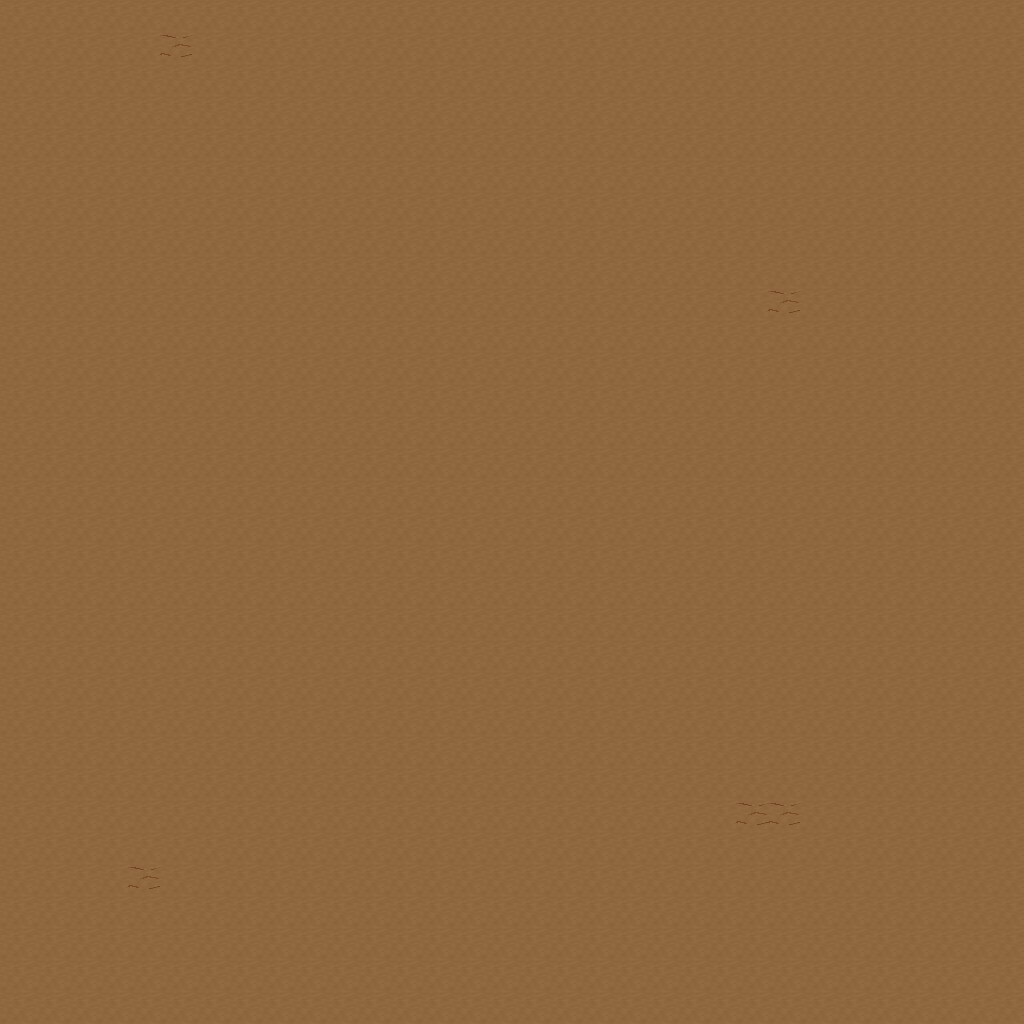

Tiled map render using the project's own tile images. Description and the map definition, with tile-layer contents summarised, below:
An orthogonal 32x32 tile map with 32x32 px tiles, 5 tile layers (Ground, Objects, Objects2, Above, ...), 1 hidden layer not drawn, 37 tilesets.

<map version="1.10" tiledversion="1.11.0" orientation="orthogonal" renderorder="right-down" width="32" height="32" tilewidth="32" tileheight="32" infinite="0" nextlayerid="11" nextobjectid="1">
 <tileset firstgid="1" name="ground_ground" tilewidth="32" tileheight="32" tilecount="33" columns="3">
  <image source="../drawable/ground_ground.png" width="96" height="352" />
 </tileset>
 <tileset firstgid="34" name="ground_ridge_earth_dark" tilewidth="32" tileheight="32" tilecount="96" columns="12">
  <image source="../drawable/ground_ridge_earth_dark.png" width="384" height="256" />
 </tileset>
 <tileset firstgid="130" name="logic_collision" tilewidth="32" tileheight="32" tilecount="1" columns="1">
  <image source="../drawable/logic_collision.png" width="32" height="32" />
 </tileset>
 <tileset firstgid="131" name="logic_portal" tilewidth="32" tileheight="32" tilecount="24" columns="8">
  <image source="../drawable/logic_portal.png" width="256" height="96" />
 </tileset>
 <tileset firstgid="155" name="building_fence_fence_chunky" tilewidth="32" tileheight="32" tilecount="21" columns="3">
  <image source="../drawable/building_fence_fence_chunky.png" width="96" height="224" />
 </tileset>
 <tileset firstgid="176" name="item_statue_girl_with_bird" tilewidth="32" tileheight="32" tilecount="12" columns="4">
  <image source="../drawable/item_statue_girl_with_bird.png" width="128" height="96" />
 </tileset>
 <tileset firstgid="188" name="plant_bush_hosta" tilewidth="32" tileheight="32" tilecount="9" columns="3">
  <image source="../drawable/plant_bush_hosta.png" width="96" height="96" />
 </tileset>
 <tileset firstgid="197" name="logic_item_sheepfood" tilewidth="32" tileheight="32" tilecount="1" columns="1">
  <image source="../drawable/logic_item_sheepfood.png" width="32" height="32" />
 </tileset>
 <tileset firstgid="198" name="ground_rock_rocks_3" tilewidth="32" tileheight="32" tilecount="16" columns="4">
  <image source="../drawable/ground_rock_rocks_3.png" width="128" height="128" />
 </tileset>
 <tileset firstgid="214" name="item_statue_crystal_statues" tilewidth="32" tileheight="32" tilecount="12" columns="6">
  <image source="../drawable/item_statue_crystal_statues.png" width="192" height="64" />
 </tileset>
 <tileset firstgid="226" name="plant_tree_maple_tree" tilewidth="32" tileheight="32" tilecount="72" columns="8">
  <image source="../drawable/plant_tree_maple_tree.png" width="256" height="288" />
 </tileset>
 <tileset firstgid="298" name="plant_stump_small_stump" tilewidth="32" tileheight="32" tilecount="4" columns="2">
  <image source="../drawable/plant_stump_small_stump.png" width="64" height="64" />
 </tileset>
 <tileset firstgid="302" name="item_statue_plants_potted_stone" tilewidth="32" tileheight="32" tilecount="6" columns="3">
  <image source="../drawable/item_statue_plants_potted_stone.png" width="96" height="64" />
 </tileset>
 <tileset firstgid="308" name="logic_creature_sheep" tilewidth="32" tileheight="32" tilecount="1" columns="1">
  <image source="../drawable/logic_creature_sheep.png" width="32" height="32" />
 </tileset>
 <tileset firstgid="309" name="furniture_chair_bench_white" tilewidth="32" tileheight="32" tilecount="8" columns="2">
  <image source="../drawable/furniture_chair_bench_white.png" width="64" height="128" />
 </tileset>
 <tileset firstgid="317" name="furniture_sink_dark_side_on" tilewidth="32" tileheight="32" tilecount="6" columns="3">
  <image source="../drawable/furniture_sink_dark_side_on.png" width="96" height="64" />
 </tileset>
 <tileset firstgid="323" name="object_birds" tilewidth="32" tileheight="32" tilecount="4" columns="2">
  <image source="../drawable/object_birds.png" width="64" height="64" />
 </tileset>
 <tileset firstgid="327" name="logic_creature_animal" tilewidth="32" tileheight="32" tilecount="32" columns="8">
  <image source="../drawable/logic_creature_animal.png" width="256" height="128" />
 </tileset>
 <tileset firstgid="359" name="ground_earth_edges" tilewidth="32" tileheight="32" tilecount="18" columns="6">
  <image source="../drawable/ground_earth_edges.png" width="192" height="96" />
 </tileset>
 <tileset firstgid="377" name="ground_grass_corners" tilewidth="32" tileheight="32" tilecount="24" columns="6">
  <image source="../drawable/ground_grass_corners.png" width="192" height="128" />
 </tileset>
 <tileset firstgid="401" name="building_stairs_stairs_grey" tilewidth="32" tileheight="32" tilecount="6" columns="3">
  <image source="../drawable/building_stairs_stairs_grey.png" width="96" height="64" />
 </tileset>
 <tileset firstgid="407" name="logic_creature_ent" tilewidth="32" tileheight="32" tilecount="4" columns="4">
  <image source="../drawable/logic_creature_ent.png" width="128" height="32" />
 </tileset>
 <tileset firstgid="411" name="plant_tree_pine_tree" tilewidth="32" tileheight="32" tilecount="20" columns="4">
  <image source="../drawable/plant_tree_pine_tree.png" width="128" height="160" />
 </tileset>
 <tileset firstgid="431" name="plant_tree_oak_tree" tilewidth="32" tileheight="32" tilecount="20" columns="4">
  <image source="../drawable/plant_tree_oak_tree.png" width="128" height="160" />
 </tileset>
 <tileset firstgid="451" name="plant_tree_chestnut_tree" tilewidth="32" tileheight="32" tilecount="20" columns="4">
  <image source="../drawable/plant_tree_chestnut_tree.png" width="128" height="160" />
 </tileset>
 <tileset firstgid="471" name="building_thatched_roof_cottage1" tilewidth="32" tileheight="32" tilecount="20" columns="4">
  <image source="../drawable/building_thatched_roof_cottage1.png" width="128" height="160" />
 </tileset>
 <tileset firstgid="491" name="building_thatched_roof_cottage2" tilewidth="32" tileheight="32" tilecount="20" columns="4">
  <image source="../drawable/building_thatched_roof_cottage2.png" width="128" height="160" />
 </tileset>
 <tileset firstgid="511" name="logic_item_vegetable" tilewidth="32" tileheight="32" tilecount="16" columns="8">
  <image source="../drawable/logic_item_vegetable.png" width="256" height="64" />
 </tileset>
 <tileset firstgid="527" name="object_well" tilewidth="32" tileheight="32" tilecount="4" columns="2">
  <image source="../drawable/object_well.png" width="64" height="64" />
 </tileset>
 <tileset firstgid="531" name="plant_flower_flower_bed_1" tilewidth="32" tileheight="32" tilecount="35" columns="7">
  <image source="../drawable/plant_flower_flower_bed_1.png" width="224" height="160" />
 </tileset>
 <tileset firstgid="566" name="plant_flower_small_flower_bed" tilewidth="32" tileheight="32" tilecount="12" columns="3">
  <image source="../drawable/plant_flower_small_flower_bed.png" width="96" height="128" />
 </tileset>
 <tileset firstgid="578" name="plant_flower_small_flower_bed_2" tilewidth="32" tileheight="32" tilecount="12" columns="3">
  <image source="../drawable/plant_flower_small_flower_bed_2.png" width="96" height="128" />
 </tileset>
 <tileset firstgid="590" name="plant_flower_foxgloves" tilewidth="32" tileheight="32" tilecount="4" columns="2">
  <image source="../drawable/plant_flower_foxgloves.png" width="64" height="64" />
 </tileset>
 <tileset firstgid="594" name="plant_flower_hothouse_flowers" tilewidth="32" tileheight="32" tilecount="72" columns="6">
  <image source="../drawable/plant_flower_hothouse_flowers.png" width="192" height="384" />
 </tileset>
 <tileset firstgid="666" name="plant_bush_bush_mult_colored" tilewidth="32" tileheight="32" tilecount="6" columns="3">
  <image source="../drawable/plant_bush_bush_mult_colored.png" width="96" height="64" />
 </tileset>
 <tileset firstgid="672" name="object_ents" tilewidth="32" tileheight="32" tilecount="50" columns="5">
  <image source="../drawable/object_ents.png" width="160" height="320" />
 </tileset>
 <tileset firstgid="722" name="ground_green_paving" tilewidth="32" tileheight="32" tilecount="18" columns="3">
  <image source="../drawable/ground_green_paving.png" width="96" height="192" />
 </tileset>
 <layer id="1" name="Ground" width="32" height="32">
  <data>[1024 cells, 1024 non-empty, 1 distinct tile ids]</data>
 </layer>
 <layer id="2" name="Objects" width="32" height="32">
  <data>[1024 cells, 5 non-empty, 1 distinct tile ids]</data>
 </layer>
 <layer id="3" name="Objects2" width="32" height="32">
  <data>[1024 cells, 0 non-empty, 0 distinct tile ids]</data>
 </layer>
 <layer id="4" name="Above" width="32" height="32">
  <data>[1024 cells, 0 non-empty, 0 distinct tile ids]</data>
 </layer>
 <layer id="5" name="Above2" width="32" height="32">
  <data>[1024 cells, 0 non-empty, 0 distinct tile ids]</data>
 </layer>
 <layer id="6" name="Walkable" width="32" height="32" visible="0">
  <data>[1024 cells, 0 non-empty, 0 distinct tile ids]</data>
 </layer>
 <objectgroup id="7" name="Mapevents" />
 <objectgroup id="8" name="Spawn" />
 <objectgroup id="9" name="Keys" />
 <objectgroup id="10" name="Replace" />
</map>
